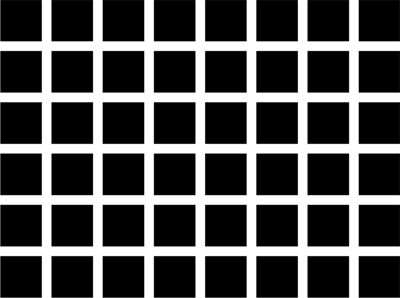
#> input picture psj(seongjin)/big grid.png, 400 x 298 px
$ jupyter execute 'big grid.ipynb'   (Python 2 division)
#> lines starting #> are read from the running program, lines starting #| are printed output that depends on the picture; after the words box and inside, x2 and y2 are one past the last pixel; in counts of white or black regions, pixels touching at a corner belong together
[cell 1]
import cv2
import numpy as np

[cell 2]
img = cv2.imread('big grid.png')
#> img is the input picture: shape (298, 400, 3); min 0, max 255, mean 78
gray = cv2.cvtColor(img,cv2.COLOR_BGR2GRAY)
edges = cv2.Canny(gray,50,150,apertureSize = 3)
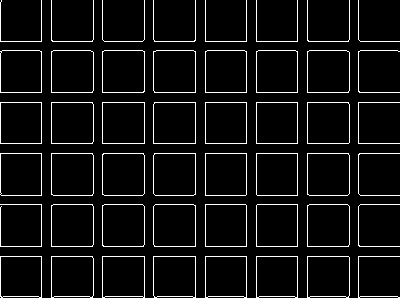
#> edges: shape (298, 400); 6.1% white in thin lines or dots
print img.shape[1]
#| 400
print img.shape
#| (298, 400, 3)
minLineLength=100
lines = cv2.HoughLinesP(image=edges,rho=0.02,theta=np.pi/500, threshold=10,lines=np.array([]), minLineLength=minLineLength,maxLineGap=100)
#> lines = 27 rows, first 6: [0, 92, 399, 92], [0, 296, 0, 2], [1, 195, 399, 195], [2, 50, 397, 50], [1, 41, 399, 41], [1, 153, 399, 153]

a,b,c = lines.shape
#> a = 27; b = 1; c = 4
for i in range(a):
    cv2.line(img, (lines[i][0][0], lines[i][0][1]), (lines[i][0][2], lines[i][0][3]), (0, 0, 255), 3, cv2.LINE_AA)
    cv2.imwrite('grid123.jpg',img)
#> this loop made 27 passes
#> pass 1, `cv2.imwrite('grid123.jpg',img)`:
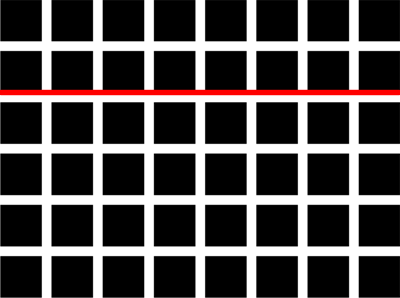
#> saved as grid123.jpg: shape (298, 400, 3); mean B, G, R 75.3, 75.3, 80
#> pass 2, `cv2.imwrite('grid123.jpg',img)`:
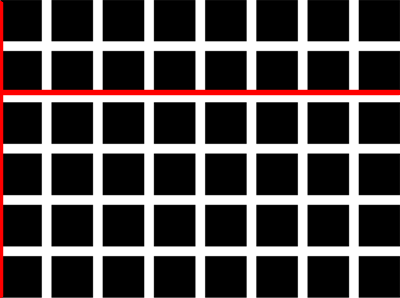
#> saved as grid123.jpg: shape (298, 400, 3); mean B, G, R 74.8, 74.8, 81.5
#> after the loop:
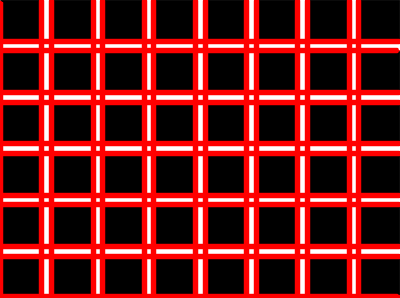
#> img: shape (298, 400, 3); mean B, G, R 27.9, 27.9, 118.6

$ run again, with psj(seongjin)/10-5.png copied over psj(seongjin)/big grid.png
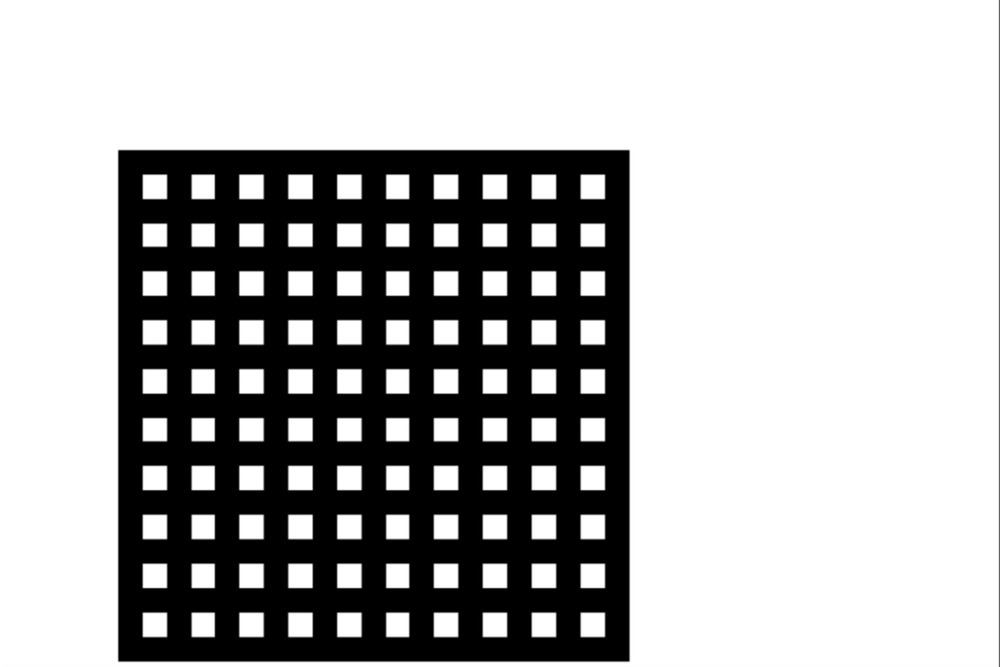
#> input picture psj(seongjin)/10-5.png, 1000 x 667 px, shrunk from 1308 x 872 before the run
#> img is the input picture: shape (667, 1000, 3); min 0, max 255, mean 177.2
#> `edges = cv2.Canny(gray,50,150,apertureSize = 3)`:
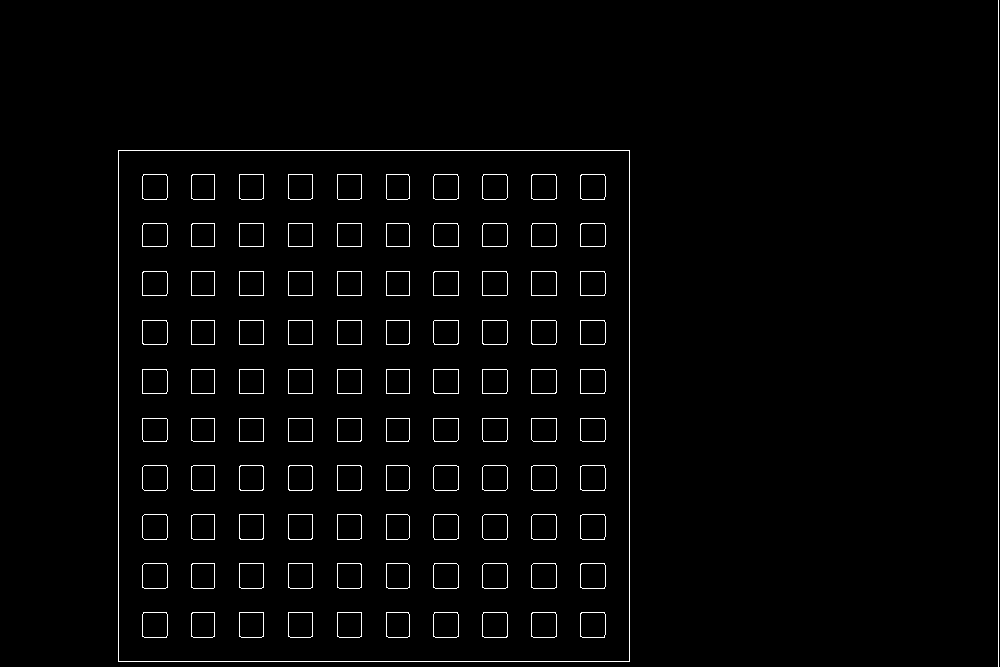
#> edges: shape (667, 1000); 1.8% white in thin lines or dots, all inside (x1, y1, x2, y2) = (118, 0, 999, 667)
#| 1000
#| (667, 1000, 3)
#> lines = 45 rows, first 6: [998, 666, 998, 0], [118, 661, 118, 150], [312, 661, 312, 150], [361, 661, 361, 150], [433, 661, 433, 150], [605, 661, 605, 150]
#> after the loop `for i in range(a):`:
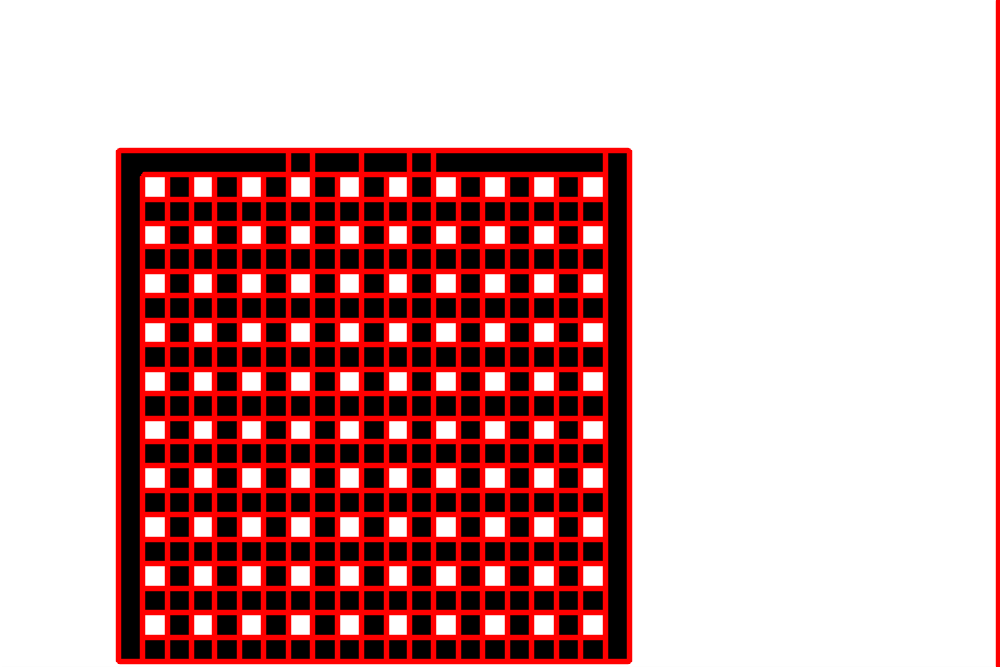
#> img: shape (667, 1000, 3); 19.89% of pixels changed, all inside (x1, y1, x2, y2) = (115, 0, 1000, 667)
